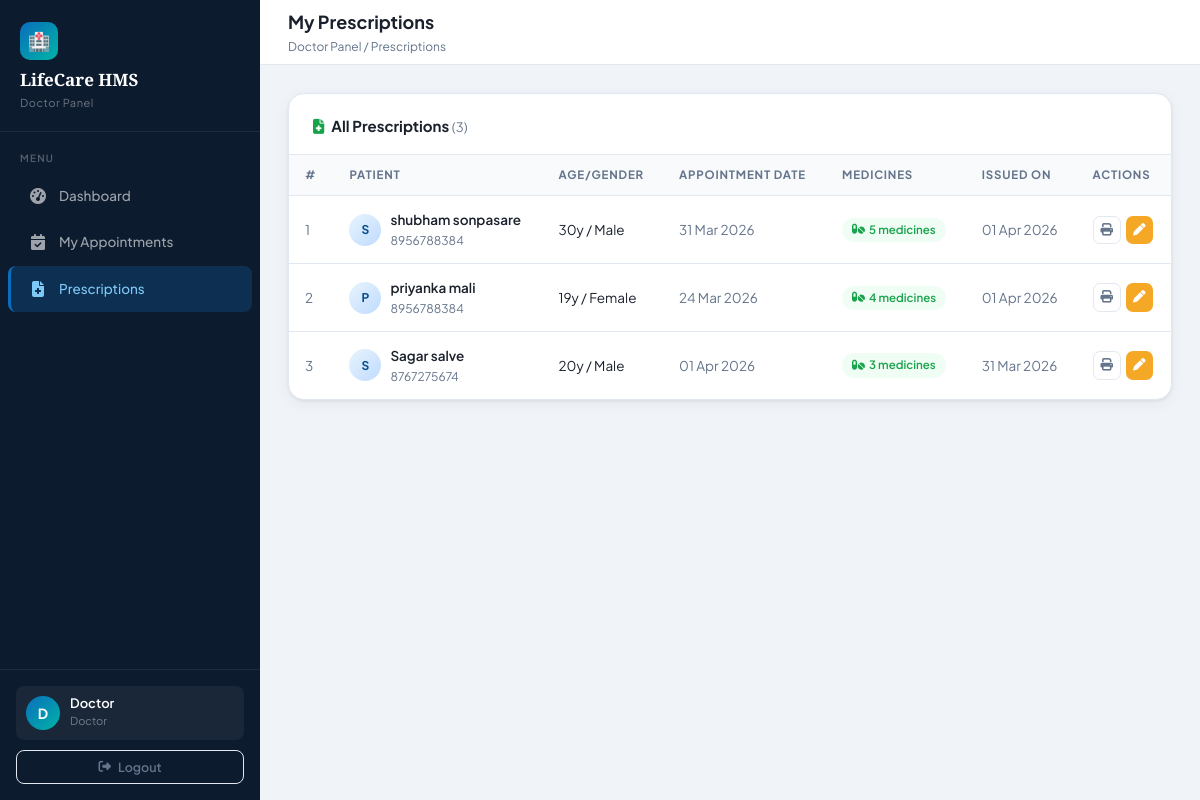
/doctor/prescriptions.php (signed in), run on the app's committed database.
### tables this page shows
CREATE TABLE `prescriptions` (
  `id` int(11) NOT NULL,
  `patient_id` int(11) DEFAULT NULL,
  `appointment_id` int(11) DEFAULT NULL,
  `doctor_id` int(11) DEFAULT NULL,
  `notes` text DEFAULT NULL,
  `created_at` datetime DEFAULT current_timestamp()
);

CREATE TABLE `patients` (
  `id` int(11) NOT NULL,
  `name` varchar(100) DEFAULT NULL,
  `age` int(11) DEFAULT NULL,
  `gender` varchar(10) DEFAULT NULL,
  `phone` varchar(15) DEFAULT NULL,
  `address` varchar(255) DEFAULT NULL,
  `blood_group` varchar(10) DEFAULT NULL,
  `height` int(11) DEFAULT NULL,
  `weight` int(11) DEFAULT NULL,
  `date` date DEFAULT NULL,
  `time` time DEFAULT NULL,
  `status` varchar(20) NOT NULL DEFAULT 'active',
  `is_deleted` tinyint(1) DEFAULT 0
);

CREATE TABLE `appointments` (
  `id` int(11) NOT NULL,
  `patient_id` int(11) DEFAULT NULL,
  `doctor_id` int(11) DEFAULT NULL,
  `date` datetime DEFAULT NULL,
  `status` varchar(50) DEFAULT 'pending'
);

### doctor/prescriptions.php (the view, shortened to what this page needs)
<?php
require_once '../../config/db.php';
$doctor_id = $_SESSION['user_id'];
$rxs = $pdo->prepare("
    SELECT pr.*,
           p.name as patient_name, p.age, p.gender, p.phone,
           a.date as appt_date,
           (SELECT COUNT(*) FROM prescription_items pi WHERE pi.prescription_id = pr.id) as med_count
    FROM prescriptions pr
    LEFT JOIN patients p ON pr.patient_id = p.id
    LEFT JOIN appointments a ON pr.appointment_id = a.id
    WHERE pr.doctor_id = ?
    ORDER BY pr.created_at DESC
");
$rxs->execute([$doctor_id]);
$prescriptions = $rxs->fetchAll();
?>
<!DOCTYPE html>
<html lang="en">
<head>
    <link rel="stylesheet" href="/hospital-management-system/assets/css/style.css">
    <link rel="stylesheet" href="https://cdnjs.cloudflare.com/ajax/libs/font-awesome/6.5.0/css/all.min.css">
</head>
<body>
<div class="layout">
<aside class="sidebar">
    <div class="sidebar-logo">
        <div class="logo-icon">🏥</div>
        <h2>LifeCare HMS</h2>
        <span>Doctor Panel</span>
    </div>
    <div class="sidebar-section-title">Menu</div>
    <nav>
        <a href="/hospital-management-system/doctor/dashboard.php">
            <span class="nav-icon"><i class="fa-solid fa-gauge-high"></i></span> Dashboard
        </a>
        <a href="/hospital-management-system/doctor/my_appointments.php">
            <span class="nav-icon"><i class="fa-solid fa-calendar-check"></i></span> My Appointments
        </a>
        <a href="/hospital-management-system/doctor/prescriptions.php" class="active">
            <span class="nav-icon"><i class="fa-solid fa-file-medical"></i></span> Prescriptions
        </a>
    </nav>
    <div class="sidebar-footer">
        <div class="sidebar-user">
            <div class="avatar"><?= strtoupper(substr($_SESSION['user_name'] ?? 'D', 0, 1)) ?></div>
            <div class="user-info">
                <div class="name"><?= htmlspecialchars($_SESSION['user_name']) ?></div>
                <div class="role">Doctor</div>
            </div>
        </div>
        <a href="/hospital-management-system/auth/logout.php" class="btn btn-outline btn-sm" style="width:100%;justify-content:center;margin-top:10px;">
            <i class="fa-solid fa-right-from-bracket"></i> Logout
        </a>
    </div>
</aside>
<div class="main-wrapper">
    <div class="topbar">
        <div class="topbar-left">
            <h1>My Prescriptions</h1>
            <div class="breadcrumb">Doctor Panel / Prescriptions</div>
        </div>
    </div>
    <div class="content-area">
        <div class="card">
            <div class="card-header">
                <h3><i class="fa fa-file-medical" style="color:var(--success);margin-right:7px"></i>All Prescriptions <span style="font-weight:400;color:var(--text-muted);font-size:13px">(<?= count($prescriptions) ?>)</span></h3>
            </div>
            <div class="table-wrap">
                <table>
                    <thead>
                        <tr>
                            <th>#</th>
                            <th>Patient</th>
                            <th>Age/Gender</th>
                            <th>Appointment Date</th>
                            <th>Medicines</th>
                            <th>Issued On</th>
                            <th>Actions</th>
                        </tr>
                    </thead>
                    <tbody>
                        <?php foreach ($prescriptions as $i => $rx): ?>
                        <tr>
                            <td style="color:var(--text-muted)"><?= $i + 1 ?></td>
                            <td>
                                <div style="display:flex;align-items:center;gap:9px;">
                                    <div class="patient-avatar"><?= strtoupper(substr($rx['patient_name'] ?? 'P', 0, 1)) ?></div>
                                    <div>
                                        <div style="font-weight:600"><?= htmlspecialchars($rx['patient_name'] ?? 'N/A') ?></div>
                                        <div style="font-size:12px;color:var(--text-muted)"><?= htmlspecialchars($rx['phone'] ?? '') ?></div>
                                    </div>
                                </div>
                            </td>
                            <td><?= $rx['age'] ?>y / <?= htmlspecialchars($rx['gender'] ?? '') ?></td>
                            <td style="color:var(--text-muted)"><?= $rx['appt_date'] ? date('d M Y', strtotime($rx['appt_date'])) : '—' ?></td>
                            <td>
                                <span class="badge badge-success">
                                    <i class="fa fa-pills"></i> <?= $rx['med_count'] ?> medicine<?= $rx['med_count'] != 1 ? 's' : '' ?>
                                </span>
                            </td>
                            <td style="color:var(--text-muted)"><?= $rx['created_at'] ? date('d M Y', strtotime($rx['created_at'])) : '—' ?></td>
                            <td>
                                <div style="display:flex;gap:5px;">
                                    <a href="/hospital-management-system/doctor/print_prescription.php?id=<?= $rx['id'] ?>" class="btn btn-outline btn-icon btn-sm" title="Print" target="_blank">
                                        <i class="fa fa-print"></i>
                                    </a>
                                    <a href="/hospital-management-system/doctor/write_prescription.php?appointment_id=<?= $rx['appointment_id'] ?>" class="btn btn-warning btn-icon btn-sm" title="Edit">
                                        <i class="fa fa-pen"></i>
                                    </a>
                                </div>
                            </td>
                        </tr>
                        <?php endforeach; ?>
                    </tbody>
                </table>
            </div>
        </div>
    </div>
</div>
</div>
</body>
</html>

### data on the page
prescriptions: patient.name "S", patient.name "shubham sonpasare", patient.phone "8956788384", patient.age "30", patient.gender "Male", appointment.date "31 Mar 2026", med_count "5", created_at "01 Apr 2026"
prescriptions: patient.name "P", patient.name "priyanka mali", patient.phone "8956788384", patient.age "19", patient.gender "Female", appointment.date "24 Mar 2026", med_count "4", created_at "01 Apr 2026"
prescriptions: patient.name "S", patient.name "Sagar salve", patient.phone "8767275674", patient.age "20", patient.gender "Male", appointment.date "01 Apr 2026", med_count "3", created_at "31 Mar 2026"

### other printed values
substr($_SESSION['user_name'] ?? 'D', 0, 1) "D"
$_SESSION['user_name'] "Doctor"
count($prescriptions) "3"
